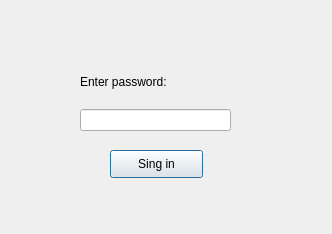
<?xml version="1.0" encoding="UTF-8"?>
<ui version="4.0">
 <class>Password</class>
 <widget class="QDialog" name="Password">
  <property name="geometry">
   <rect>
    <x>0</x>
    <y>0</y>
    <width>332</width>
    <height>234</height>
   </rect>
  </property>
  <property name="windowTitle">
   <string>Dialog</string>
  </property>
  <widget class="QPushButton" name="buttonSignIn">
   <property name="geometry">
    <rect>
     <x>110</x>
     <y>150</y>
     <width>93</width>
     <height>28</height>
    </rect>
   </property>
   <property name="text">
    <string>Sing in</string>
   </property>
  </widget>
  <widget class="QWidget" name="verticalLayoutWidget">
   <property name="geometry">
    <rect>
     <x>80</x>
     <y>60</y>
     <width>151</width>
     <height>71</height>
    </rect>
   </property>
   <layout class="QVBoxLayout" name="verticalLayout">
    <item>
     <widget class="QLabel" name="labelPassword">
      <property name="text">
       <string>Enter password:</string>
      </property>
     </widget>
    </item>
    <item>
     <widget class="QLineEdit" name="linePassword"/>
    </item>
   </layout>
  </widget>
 </widget>
 <resources/>
 <connections/>
</ui>
